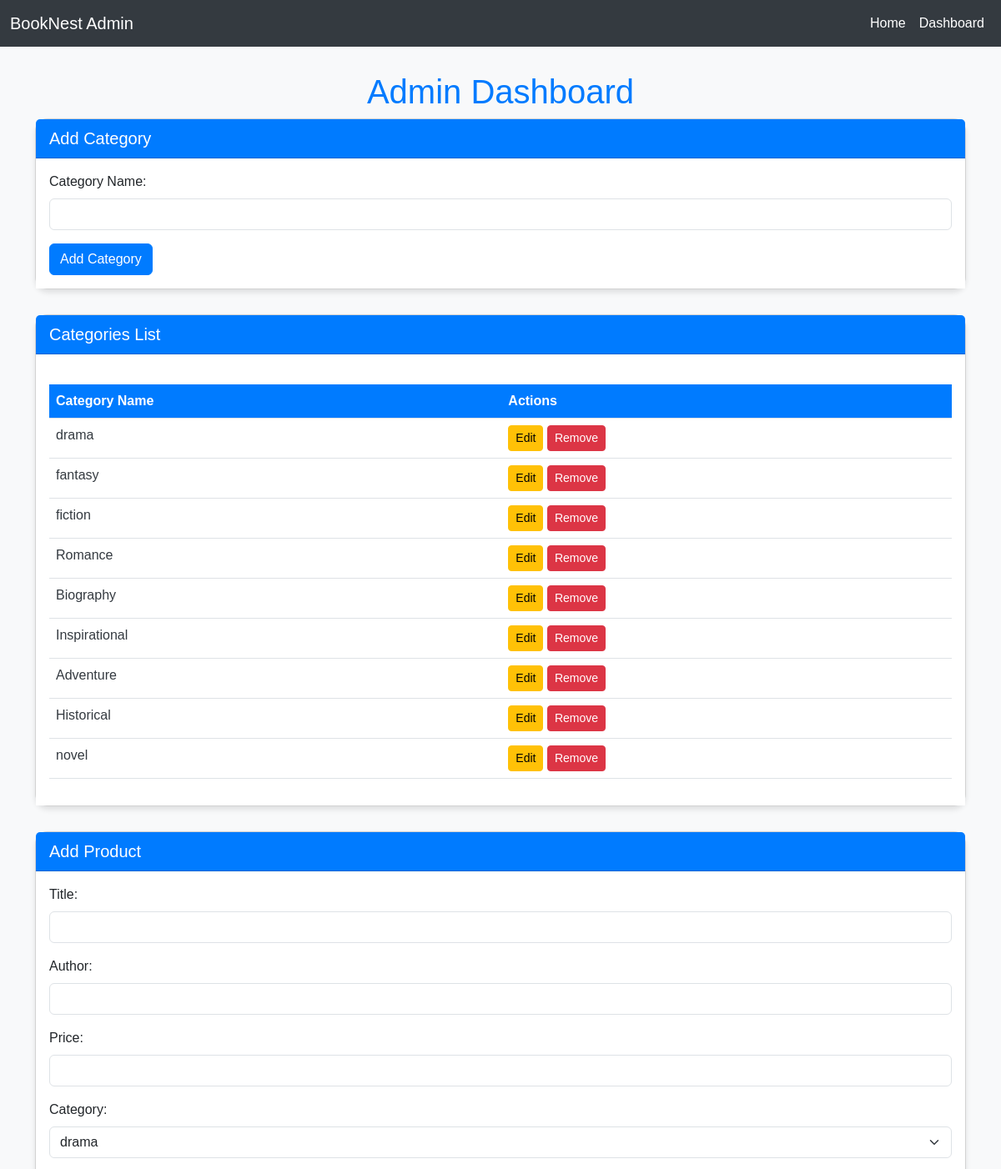
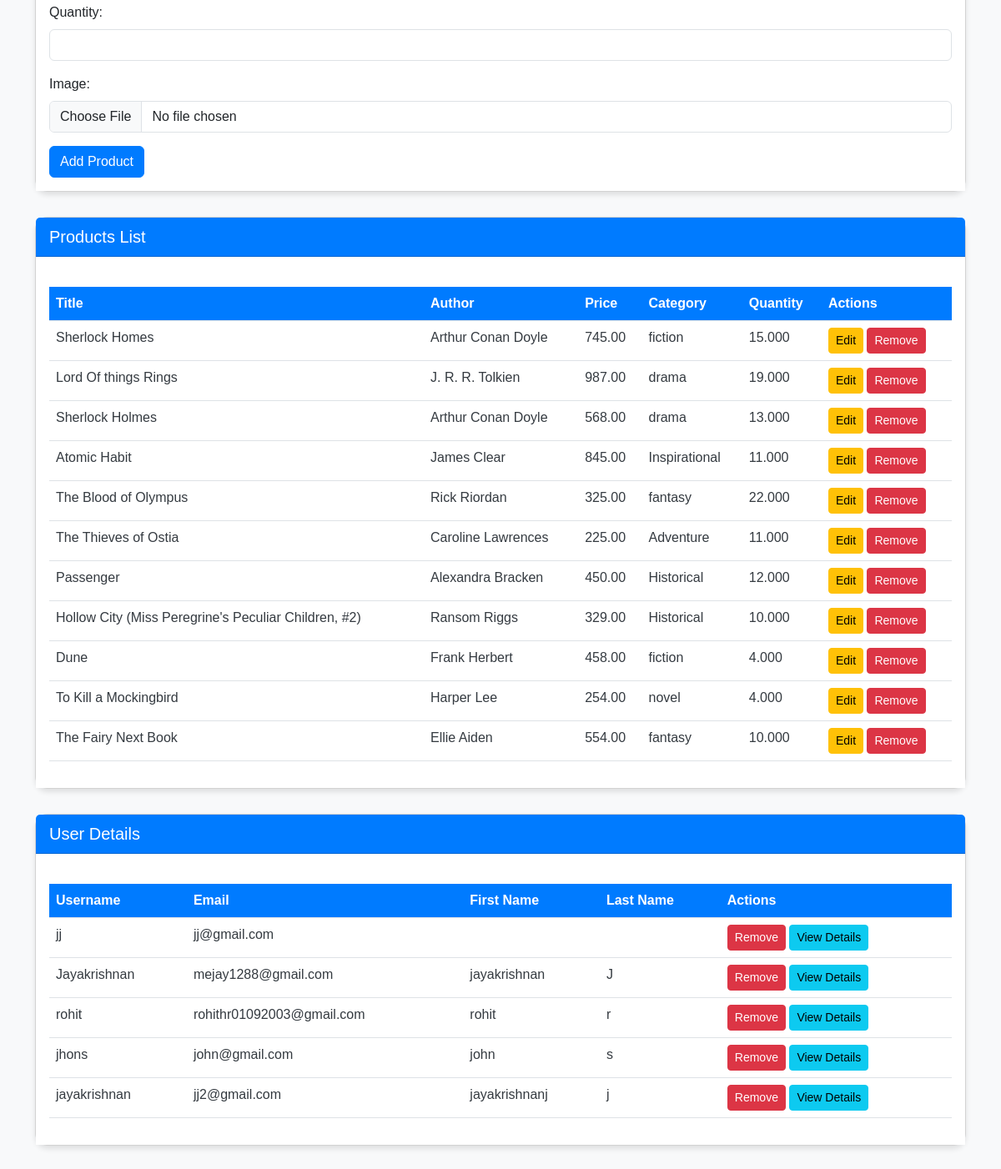
/admin_dashboard/, run on the app's committed database (2 pictures, top to bottom).
### store/models.py (models this page shows, shortened)
class Category(models.Model):
    name = models.CharField(max_length=100)

class Product(models.Model):
    title = models.CharField(max_length=255)
    author = models.CharField(max_length=255)
    price = models.DecimalField(max_digits=10, decimal_places=2)
    category = models.ForeignKey(Category, on_delete=models.CASCADE, related_name="products")
    quantity = models.DecimalField(max_digits=10, decimal_places=3)
    image = models.ImageField(upload_to='product_images/', blank=True, null=True)

class CustomUser(AbstractUser):
    pass

### store/views.py (the view)
# urls.py: path('admin_dashboard/', views.admin_dashboard, name='admin_dashboard'),
def admin_dashboard(request):
    User = get_user_model()  # Dynamically get the user model (CustomUser or default User)
    users = User.objects.all()  # Get all users from the appropriate model
    products = Product.objects.all()  # Get all products
    categories = Category.objects.all()  # Get all categories
    return render(request, 'admin_page.html', {
        'products': products,
        'categories': categories,
        'users': users,
    })

### templates/admin_page.html (shortened to what this page needs)
<!DOCTYPE html>
{% load static %}
<html lang="en">
<head>
    <link href="https://cdn.jsdelivr.net/npm/bootstrap@5.3.3/dist/css/bootstrap.min.css" rel="stylesheet">
</head>
<body>
    <nav class="navbar navbar-expand-lg navbar-dark">
        <div class="container-fluid">
            <a class="navbar-brand" href="{% url 'home' %}">BookNest Admin</a>
            <div class="collapse navbar-collapse" id="navbarNav">
                <ul class="navbar-nav ms-auto">
                    <li class="nav-item">
                        <a class="nav-link" href="{% url 'home' %}">Home</a>
                    </li>
                    <li class="nav-item">
                        <a class="nav-link" href="{% url 'admin_dashboard' %}">Dashboard</a>
                    </li>
                </ul>
            </div>
        </div>
    </nav>
    <div class="container">
        <h1>Admin Dashboard</h1>
        <div class="card">
            <div class="card-header">
                Add Category
            </div>
            <div class="card-body">
                <form method="POST" action="{% url 'add_category' %}">
                    <div class="mb-3">
                        <label for="category-name" class="form-label">Category Name:</label>
                        <input type="text" id="category-name" name="name" class="form-control" required>
                    </div>
                    <button type="submit" class="btn btn-primary">Add Category</button>
                </form>
            </div>
        </div>
        <div class="card">
            <div class="card-header">
                Categories List
            </div>
            <div class="card-body">
                <table class="table table-hover">
                    <thead>
                        <tr>
                            <th>Category Name</th>
                            <th>Actions</th>
                        </tr>
                    </thead>
                    <tbody>
                        {% for category in categories %}
                        <tr>
                            <td>{{ category.name }}</td>
                            <td>
                                <a href="{% url 'edit_category' category.id %}" class="btn btn-warning btn-sm">Edit</a>
                                <a href="{% url 'remove_category' category.id %}" class="btn btn-danger btn-sm" onclick="return confirm('Are you sure you want to delete this category?')">Remove</a>
                            </td>
                        </tr>
                        {% endfor %}
                    </tbody>
                </table>
            </div>
        </div>
        <div class="card">
            <div class="card-header">
                Add Product
            </div>
            <div class="card-body">
                <form method="POST" enctype="multipart/form-data" action="{% url 'add_product' %}">
                    <div class="mb-3">
                        <label for="product-title" class="form-label">Title:</label>
                        <input type="text" id="product-title" name="title" class="form-control" required>
                    </div>
                    <div class="mb-3">
                        <label for="product-author" class="form-label">Author:</label>
                        <input type="text" id="product-author" name="author" class="form-control" required>
                    </div>
                    <div class="mb-3">
                        <label for="product-price" class="form-label">Price:</label>
                        <input type="number" step="0.01" id="product-price" name="price" class="form-control" required>
                    </div>
                    <div class="mb-3">
                        <label for="product-category" class="form-label">Category:</label>
                        <select id="product-category" name="category_id" class="form-select" required>
                            {% for category in categories %}
                            <option value="{{ category.id }}">{{ category.name }}</option>
                            {% endfor %}
                        </select>
                    </div>
                    <div class="mb-3">
                        <label for="product-quantity" class="form-label">Quantity:</label>
                        <input type="number" step="1" id="product-quantity" name="quantity" class="form-control"
                            required>
                    </div>
                    <div class="mb-3">
                        <label for="product-image" class="form-label">Image:</label>
                        <input type="file" id="product-image" name="image" class="form-control">
                    </div>
                    <button type="submit" class="btn btn-primary">Add Product</button>
                </form>
            </div>
        </div>
        <div class="card">
            <div class="card-header">
                Products List
            </div>
            <div class="card-body">
                <table class="table table-hover">
                    <thead>
                        <tr>
                            <th>Title</th>
                            <th>Author</th>
                            <th>Price</th>
                            <th>Category</th>
                            <th>Quantity</th>
                            <th>Actions</th>
                        </tr>
                    </thead>
                    <tbody>
                        {% for product in products %}
                        <tr>
                            <td>{{ product.title }}</td>
                            <td>{{ product.author }}</td>
                            <td>{{ product.price }}</td>
                            <td>{{ product.category.name }}</td>
                            <td>{{ product.quantity }}</td>
                            <td>
                                <a href="{% url 'edit_product' product.id %}" class="btn btn-warning btn-sm">Edit</a>
                                <a href="{% url 'remove_product' product.id %}" class="btn btn-danger btn-sm" onclick="return confirm('Are you sure you want to delete this product?')">Remove</a>
                            </td>
                        </tr>
                        {% endfor %}
                    </tbody>
                </table>
            </div>
        </div>
        <div class="card">
            <div class="card-header">
                User Details
            </div>
            <div class="card-body">
                <table class="table table-hover">
                    <thead>
                        <tr>
                            <th>Username</th>
                            <th>Email</th>
                            <th>First Name</th>
                            <th>Last Name</th>
                            <th>Actions</th>
                        </tr>
                    </thead>
                    <tbody>
                        {% for user in users %}
                        <tr>
                            <td>{{ user.username }}</td>
                            <td>{{ user.email }}</td>
                            <td>{{ user.first_name }}</td>
                            <td>{{ user.last_name }}</td>
                            <td>
                                <a href="{% url 'remove_user' user.id %}" class="btn btn-danger btn-sm" onclick="return confirm('Are you sure you want to delete this user?')">Remove</a>
                                <a href="{% url 'view_user_details' user.id %}" class="btn btn-info btn-sm">View Details</a>
                            </td>
                        </tr>
                        {% endfor %}
                    </tbody>
                </table>
            </div>
        </div>
    </div>
</body>
</html>

### templates/admin_page.html (style rules this page uses)
body { font-family: 'Arial', sans-serif; background-color: #f8f9fa; }
.navbar { background-color: #343a40; }
.navbar-brand, .nav-link { color: #fff !important; }
.container { margin-top: 30px; }
h1 { text-align: center; color: #007bff; }
.card { border-radius: 15px; box-shadow: 0 4px 6px rgba(0, 0, 0, 0.1); margin-bottom: 30px; }
.card-header { background-color: #007bff; color: #fff; font-size: 1.25rem; }
.card-body { background-color: #ffffff; }
.btn-primary { background-color: #007bff; border-color: #007bff; }
.table { margin-top: 20px; background-color: #f1f1f1; border-radius: 10px; }
.table th { background-color: #007bff; color: white; }
.table td { color: #343a40; }

### data on the page
Category: name "drama"
Category: name "fantasy"
Category: name "fiction"
Category: name "Romance"
Category: name "Biography"
Category: name "Inspirational"
Category: name "Adventure"
Category: name "Historical"
Category: name "novel"
Product: title "Sherlock Homes", author "Arthur Conan Doyle", price "745.00", category.name "fiction", quantity "15.000"
Product: title "Lord Of things Rings", author "J. R. R. Tolkien", price "987.00", category.name "drama", quantity "19.000"
Product: title "Sherlock Holmes", author "Arthur Conan Doyle", price "568.00", category.name "drama", quantity "13.000"
Product: title "Atomic Habit", author "James Clear", price "845.00", category.name "Inspirational", quantity "11.000"
Product: title "The Blood of Olympus", author "Rick Riordan", price "325.00", category.name "fantasy", quantity "22.000"
Product: title "The Thieves of Ostia", author "Caroline Lawrences", price "225.00", category.name "Adventure", quantity "11.000"
Product: title "Passenger", author "Alexandra Bracken", price "450.00", category.name "Historical", quantity "12.000"
Product: title "Hollow City (Miss Peregrine's Peculiar Children, #2)", author "Ransom Riggs", price "329.00", category.name "Historical", quantity "10.000"
Product: title "Dune", author "Frank Herbert", price "458.00", category.name "fiction", quantity "4.000"
Product: title "To Kill a Mockingbird", author "Harper Lee", price "254.00", category.name "novel", quantity "4.000"
Product: title "The Fairy Next Book", author "Ellie Aiden", price "554.00", category.name "fantasy", quantity "10.000"
CustomUser: username "jj", email "jj@gmail.com"
CustomUser: username "Jayakrishnan", email "mejay1288@gmail.com", first_name "jayakrishnan", last_name "J"
CustomUser: username "rohit", email "rohithr01092003@gmail.com", first_name "rohit", last_name "r"
CustomUser: username "jhons", email "john@gmail.com", first_name "john", last_name "s"
CustomUser: username "jayakrishnan", email "jj2@gmail.com", first_name "jayakrishnanj", last_name "j"

### other printed values
form field category_id "drama"
